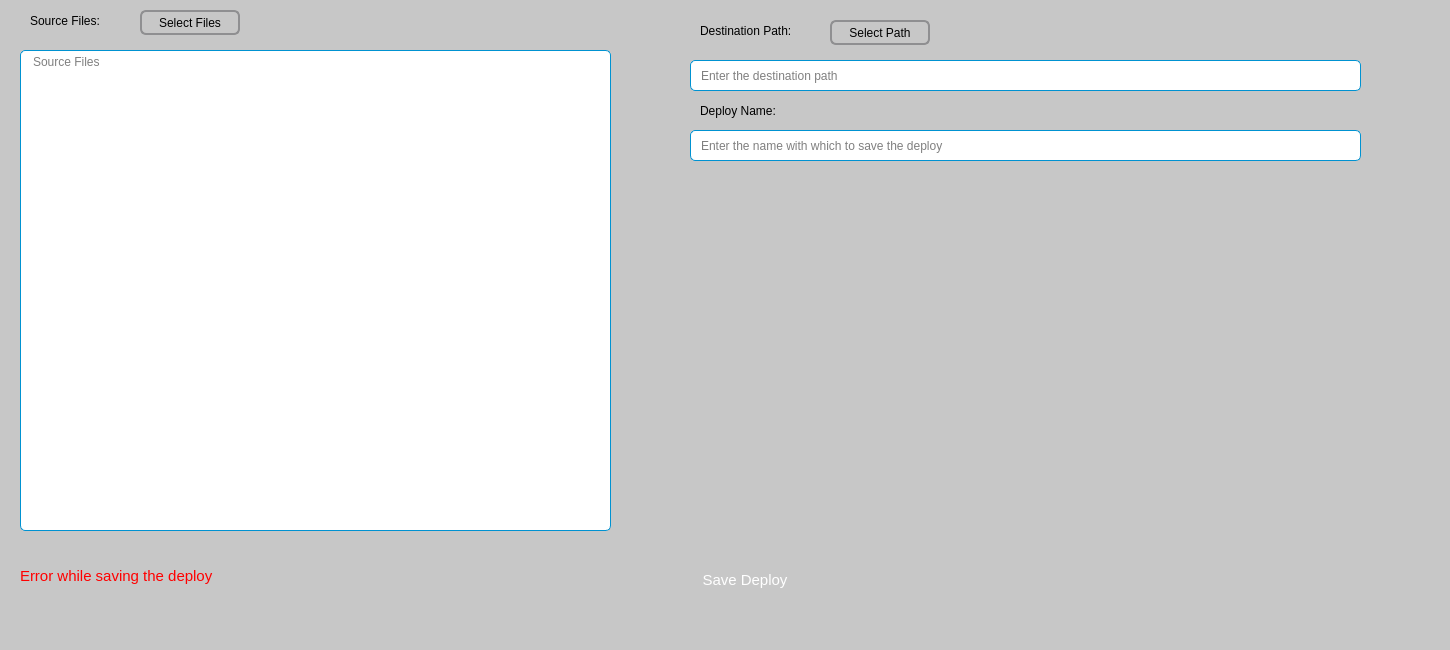
<?xml version="1.0" encoding="UTF-8"?>
<ui version="4.0">
 <class>AddDeploy</class>
 <widget class="QMainWindow" name="AddDeploy">
  <property name="geometry">
   <rect>
    <x>0</x>
    <y>0</y>
    <width>1450</width>
    <height>650</height>
   </rect>
  </property>
  <property name="minimumSize">
   <size>
    <width>1450</width>
    <height>650</height>
   </size>
  </property>
  <property name="maximumSize">
   <size>
    <width>1450</width>
    <height>650</height>
   </size>
  </property>
  <property name="windowTitle">
   <string>MainWindow</string>
  </property>
  <property name="styleSheet">
   <string notr="true">background-color: #c7c7c7;</string>
  </property>
  <widget class="QWidget" name="centralwidget">
   <widget class="QLabel" name="label">
    <property name="geometry">
     <rect>
      <x>30</x>
      <y>10</y>
      <width>101</width>
      <height>21</height>
     </rect>
    </property>
    <property name="styleSheet">
     <string notr="true"> font-family: &quot;Lucida Console&quot;, &quot;Courier New&quot;, monospace;</string>
    </property>
    <property name="text">
     <string>Source Files:</string>
    </property>
   </widget>
   <widget class="QLabel" name="label_2">
    <property name="geometry">
     <rect>
      <x>700</x>
      <y>20</y>
      <width>121</width>
      <height>21</height>
     </rect>
    </property>
    <property name="styleSheet">
     <string notr="true"> font-family: &quot;Lucida Console&quot;, &quot;Courier New&quot;, monospace;</string>
    </property>
    <property name="text">
     <string>Destination Path:</string>
    </property>
   </widget>
   <widget class="QPushButton" name="Btn_SelectSourceFiles">
    <property name="geometry">
     <rect>
      <x>140</x>
      <y>10</y>
      <width>100</width>
      <height>25</height>
     </rect>
    </property>
    <property name="minimumSize">
     <size>
      <width>84</width>
      <height>0</height>
     </size>
    </property>
    <property name="styleSheet">
     <string notr="true">QPushButton {
    border: 2px solid #8f8f91;
    border-radius: 6px;
    background-color: qlineargradient(x1: 0, y1: 0, x2: 0, y2: 1,
                                      stop: 0 #f6f7fa, stop: 1 #dadbde);
    min-width: 80px;
    font-family: &quot;Lucida Console&quot;, &quot;Courier New&quot;, monospace;
}

QPushButton:pressed {
    background-color: qlineargradient(x1: 0, y1: 0, x2: 0, y2: 1,
                                      stop: 0 #dadbde, stop: 1 #f6f7fa);
}

QPushButton:flat {
    border: none; /* no border for a flat push button */
}

QPushButton:default {
    border-color: navy; /* make the default button prominent */
}</string>
    </property>
    <property name="text">
     <string>Select Files</string>
    </property>
   </widget>
   <widget class="QPushButton" name="Btn_SelectDestinationPath">
    <property name="geometry">
     <rect>
      <x>830</x>
      <y>20</y>
      <width>100</width>
      <height>25</height>
     </rect>
    </property>
    <property name="minimumSize">
     <size>
      <width>84</width>
      <height>0</height>
     </size>
    </property>
    <property name="styleSheet">
     <string notr="true">QPushButton {
    border: 2px solid #8f8f91;
    border-radius: 6px;
    background-color: qlineargradient(x1: 0, y1: 0, x2: 0, y2: 1,
                                      stop: 0 #f6f7fa, stop: 1 #dadbde);
    min-width: 80px;
    font-family: &quot;Lucida Console&quot;, &quot;Courier New&quot;, monospace;
}

QPushButton:pressed {
    background-color: qlineargradient(x1: 0, y1: 0, x2: 0, y2: 1,
                                      stop: 0 #dadbde, stop: 1 #f6f7fa);
}

QPushButton:flat {
    border: none; /* no border for a flat push button */
}

QPushButton:default {
    border-color: navy; /* make the default button prominent */
}</string>
    </property>
    <property name="text">
     <string>Select Path</string>
    </property>
   </widget>
   <widget class="QTextEdit" name="textEdit_SourceFiles">
    <property name="geometry">
     <rect>
      <x>20</x>
      <y>50</y>
      <width>591</width>
      <height>481</height>
     </rect>
    </property>
    <property name="styleSheet">
     <string notr="true">QTextEdit {
    border: 1px solid #0092d1;
    border-radius: 5px;
    padding: 0 8px;
    background: white;
    selection-background-color: darkgray;
	font-family: &quot;Lucida Console&quot;, &quot;Courier New&quot;, monospace;
}</string>
    </property>
    <property name="placeholderText">
     <string>Source Files</string>
    </property>
   </widget>
   <widget class="QPushButton" name="Btn_SaveDeploy">
    <property name="geometry">
     <rect>
      <x>670</x>
      <y>560</y>
      <width>150</width>
      <height>40</height>
     </rect>
    </property>
    <property name="styleSheet">
     <string notr="true">QPushButton {
    /*border: 2px solid #000000;*/
    border-radius: 8px;
    background-color: qlineargradient(x1: 0, y1: 0, x2: 0, y2: 1,
                                      stop: 0 #2c509e, stop: 1 #0092d1);
    min-width: 80px;
	color:white;
	font-family: &quot;Lucida Console&quot;, &quot;Courier New&quot;, monospace;
	font-size: 15px;
}

QPushButton:pressed {
    background-color: qlineargradient(x1: 0, y1: 0, x2: 0, y2: 1,
                                      stop: 0 #0092d1, stop: 1 #2c509e);
}

QPushButton:flat {
    border: none; /* no border for a flat push button */
}

QPushButton:default {
    border-color: navy; /* make the default button prominent */
}</string>
    </property>
    <property name="text">
     <string>Save Deploy</string>
    </property>
   </widget>
   <widget class="QLabel" name="label_3">
    <property name="geometry">
     <rect>
      <x>700</x>
      <y>100</y>
      <width>121</width>
      <height>21</height>
     </rect>
    </property>
    <property name="styleSheet">
     <string notr="true"> font-family: &quot;Lucida Console&quot;, &quot;Courier New&quot;, monospace;</string>
    </property>
    <property name="text">
     <string>Deploy Name:</string>
    </property>
   </widget>
   <widget class="QLineEdit" name="lineEdit_DestPath">
    <property name="geometry">
     <rect>
      <x>690</x>
      <y>60</y>
      <width>671</width>
      <height>31</height>
     </rect>
    </property>
    <property name="styleSheet">
     <string notr="true">QLineEdit {
    border: 1px solid #0092d1;
    border-radius: 5px;
    padding: 0 8px;
    background: white;
    selection-background-color: #2c509e;
	font-family: &quot;Lucida Console&quot;, &quot;Courier New&quot;, monospace;
}</string>
    </property>
    <property name="placeholderText">
     <string>Enter the destination path</string>
    </property>
   </widget>
   <widget class="QLineEdit" name="lineEdit_DeployName">
    <property name="geometry">
     <rect>
      <x>690</x>
      <y>130</y>
      <width>671</width>
      <height>31</height>
     </rect>
    </property>
    <property name="styleSheet">
     <string notr="true">QLineEdit {
    border: 1px solid #0092d1;
    border-radius: 5px;
    padding: 0 8px;
    background: white;
    selection-background-color: darkgray;
	font-family: &quot;Lucida Console&quot;, &quot;Courier New&quot;, monospace;
}</string>
    </property>
    <property name="placeholderText">
     <string>Enter the name with which to save the deploy</string>
    </property>
   </widget>
   <widget class="QLabel" name="label_ErrorSaveDeploy">
    <property name="enabled">
     <bool>true</bool>
    </property>
    <property name="geometry">
     <rect>
      <x>20</x>
      <y>550</y>
      <width>631</width>
      <height>51</height>
     </rect>
    </property>
    <property name="styleSheet">
     <string notr="true"> font-family: &quot;Lucida Console&quot;, &quot;Courier New&quot;, monospace;
font-size: 15px;
color:red;</string>
    </property>
    <property name="text">
     <string>Error while saving the deploy</string>
    </property>
   </widget>
  </widget>
  <widget class="QMenuBar" name="menubar">
   <property name="geometry">
    <rect>
     <x>0</x>
     <y>0</y>
     <width>1450</width>
     <height>22</height>
    </rect>
   </property>
  </widget>
  <widget class="QStatusBar" name="statusbar"/>
 </widget>
 <resources/>
 <connections/>
</ui>
